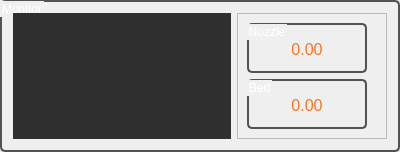
            <widget class="QGroupBox" name="groupBox_10">
             <property name="minimumSize">
              <size>
               <width>400</width>
               <height>150</height>
              </size>
             </property>
             <property name="maximumSize">
              <size>
               <width>16777215</width>
               <height>500</height>
              </size>
             </property>
             <property name="styleSheet">
              <string notr="true">QGroupBox  {
	color: white;
	border-style: solid;	
	border-width:2px; 
	border-color:	rgb(82,82,82);
	border-radius:5px;
}
</string>
             </property>
             <property name="title">
              <string>Monitor</string>
             </property>
             <layout class="QGridLayout" name="gridLayout_10">
              <item row="0" column="0">
               <widget class="MplWidget" name="MplWidget" native="true">
                <property name="styleSheet">
                 <string notr="true">background-color: rgb(47, 47, 47);</string>
                </property>
               </widget>
              </item>
              <item row="0" column="1">
               <widget class="QFrame" name="frame_15">
                <property name="maximumSize">
                 <size>
                  <width>150</width>
                  <height>16777215</height>
                 </size>
                </property>
                <property name="frameShape">
                 <enum>QFrame::StyledPanel</enum>
                </property>
                <property name="frameShadow">
                 <enum>QFrame::Raised</enum>
                </property>
                <layout class="QVBoxLayout" name="verticalLayout_9">
                 <item>
                  <widget class="QGroupBox" name="groupBox_5">
                   <property name="minimumSize">
                    <size>
                     <width>120</width>
                     <height>50</height>
                    </size>
                   </property>
                   <property name="maximumSize">
                    <size>
                     <width>120</width>
                     <height>50</height>
                    </size>
                   </property>
                   <property name="styleSheet">
                    <string notr="true">QGroupBox  {
	color: white;
	border-style: solid;	
	border-width:2px; 
	border-color:	rgb(82,82,82);
	border-radius:5px;
}
</string>
                   </property>
                   <property name="title">
                    <string>Nozzle</string>
                   </property>
                   <layout class="QHBoxLayout" name="horizontalLayout_5">
                    <item>
                     <widget class="QLabel" name="NOZZ_TEMP">
                      <property name="minimumSize">
                       <size>
                        <width>80</width>
                        <height>30</height>
                       </size>
                      </property>
                      <property name="maximumSize">
                       <size>
                        <width>80</width>
                        <height>30</height>
                       </size>
                      </property>
                      <property name="font">
                       <font>
                        <pointsize>12</pointsize>
                       </font>
                      </property>
                      <property name="styleSheet">
                       <string notr="true">QLabel{
color: rgb(255, 115, 30);
}</string>
                      </property>
                      <property name="text">
                       <string>0.00</string>
                      </property>
                      <property name="alignment">
                       <set>Qt::AlignCenter</set>
                      </property>
                     </widget>
                    </item>
                   </layout>
                  </widget>
                 </item>
                 <item>
                  <widget class="QGroupBox" name="groupBox_6">
                   <property name="minimumSize">
                    <size>
                     <width>120</width>
                     <height>50</height>
                    </size>
                   </property>
                   <property name="maximumSize">
                    <size>
                     <width>120</width>
                     <height>50</height>
                    </size>
                   </property>
                   <property name="styleSheet">
                    <string notr="true">QGroupBox  {
	color: white;
	border-style: solid;	
	border-width:2px; 
	border-color:	rgb(82,82,82);
	border-radius:5px;
}
</string>
                   </property>
                   <property name="title">
                    <string>Bed</string>
                   </property>
                   <layout class="QHBoxLayout" name="horizontalLayout_12">
                    <item>
                     <widget class="QLabel" name="BED_TEMP">
                      <property name="minimumSize">
                       <size>
                        <width>80</width>
                        <height>30</height>
                       </size>
                      </property>
                      <property name="maximumSize">
                       <size>
                        <width>80</width>
                        <height>30</height>
                       </size>
                      </property>
                      <property name="font">
                       <font>
                        <pointsize>12</pointsize>
                       </font>
                      </property>
                      <property name="styleSheet">
                       <string notr="true">QLabel{
color: rgb(255, 115, 30);
}</string>
                      </property>
                      <property name="text">
                       <string>0.00</string>
                      </property>
                      <property name="alignment">
                       <set>Qt::AlignCenter</set>
                      </property>
                     </widget>
                    </item>
                   </layout>
                  </widget>
                 </item>
                </layout>
               </widget>
              </item>
             </layout>
            </widget>
